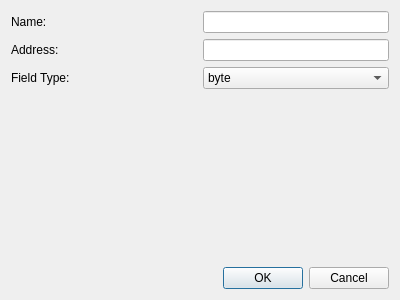
<?xml version="1.0" encoding="UTF-8"?>
<ui version="4.0">
 <class>AddNewEntryWidget</class>
 <widget class="QWidget" name="AddNewEntryWidget">
  <property name="geometry">
   <rect>
    <x>0</x>
    <y>0</y>
    <width>400</width>
    <height>300</height>
   </rect>
  </property>
  <property name="windowTitle">
   <string>Form</string>
  </property>
  <layout class="QGridLayout" name="gridLayout">
   <item row="0" column="0">
    <widget class="QLabel" name="labelName">
     <property name="text">
      <string>Name:</string>
     </property>
    </widget>
   </item>
   <item row="5" column="0">
    <spacer name="horizontalSpacer">
     <property name="orientation">
      <enum>Qt::Horizontal</enum>
     </property>
     <property name="sizeHint" stdset="0">
      <size>
       <width>40</width>
       <height>20</height>
      </size>
     </property>
    </spacer>
   </item>
   <item row="1" column="0">
    <widget class="QLabel" name="labelAddress">
     <property name="text">
      <string>Address:</string>
     </property>
    </widget>
   </item>
   <item row="3" column="0" colspan="4">
    <spacer name="verticalSpacer">
     <property name="orientation">
      <enum>Qt::Vertical</enum>
     </property>
     <property name="sizeHint" stdset="0">
      <size>
       <width>20</width>
       <height>5</height>
      </size>
     </property>
    </spacer>
   </item>
   <item row="1" column="2" colspan="2">
    <widget class="QLineEdit" name="editAddress">
     <property name="inputMask">
      <string>hhhhhhhh</string>
     </property>
    </widget>
   </item>
   <item row="2" column="0">
    <widget class="QLabel" name="labelFieldType">
     <property name="text">
      <string>Field Type:</string>
     </property>
    </widget>
   </item>
   <item row="2" column="2" colspan="2">
    <widget class="QComboBox" name="comboFieldType">
     <item>
      <property name="text">
       <string>byte</string>
      </property>
     </item>
     <item>
      <property name="text">
       <string>word</string>
      </property>
     </item>
     <item>
      <property name="text">
       <string>dword</string>
      </property>
     </item>
     <item>
      <property name="text">
       <string>float</string>
      </property>
     </item>
     <item>
      <property name="text">
       <string>double</string>
      </property>
     </item>
     <item>
      <property name="text">
       <string>string</string>
      </property>
     </item>
    </widget>
   </item>
   <item row="0" column="2" colspan="2">
    <widget class="QLineEdit" name="editName"/>
   </item>
   <item row="5" column="3">
    <widget class="QDialogButtonBox" name="buttonBox">
     <property name="standardButtons">
      <set>QDialogButtonBox::Cancel|QDialogButtonBox::Ok</set>
     </property>
     <property name="centerButtons">
      <bool>false</bool>
     </property>
    </widget>
   </item>
  </layout>
 </widget>
 <resources/>
 <connections/>
</ui>
